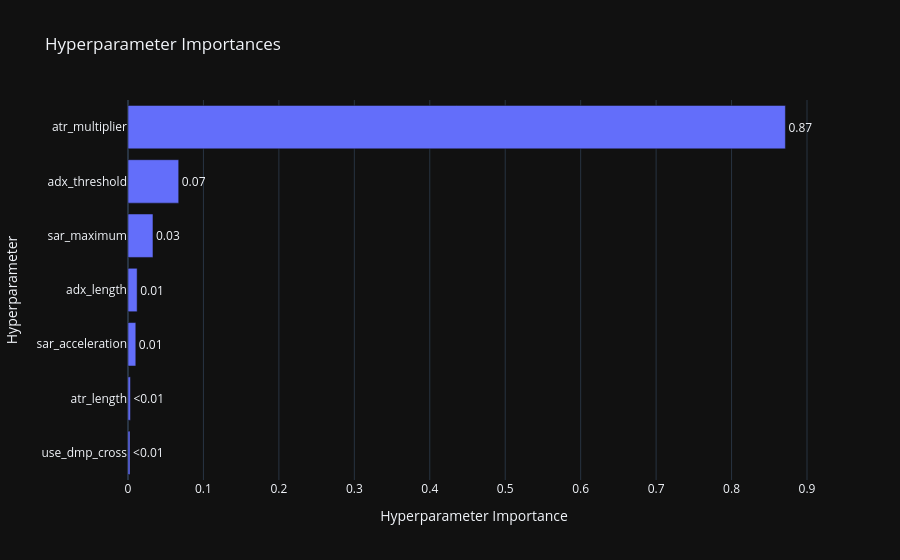

Notebook code for this chart:
### Markdown cell above
Visualization

### Code cell
fig = optuna.visualization.plot_param_importances(study)
show(fig)

# fig2 = optuna.visualization.plot_slice(study, params=best_params.keys())
# show(fig2)

### Figure 1 — Plotly figure (JSON) as saved in the notebook; plotly's stock layout.template omitted (floating-point values rounded to 4 significant figures)
{"data": [{"cliponaxis": false, "hovertemplate": ["use_dmp_cross (CategoricalDistribution): 0.0026909387489203744<extra></extra>", "atr_length (IntDistribution): 0.003173451505334632<extra></extra>", "sar_acceleration (FloatDistribution): 0.010350438918454934<extra></extra>", "adx_length (IntDistribution): 0.012102066247184786<extra></extra>", "sar_maximum (FloatDistribution): 0.0331079407585722<extra></extra>", "adx_threshold (IntDistribution): 0.06721905416518431<extra></extra>", "atr_multiplier (FloatDistribution): 0.8713561096563488<extra></extra>"], "name": "Objective Value", "orientation": "h", "text": ["<0.01", "<0.01", "0.01", "0.01", "0.03", "0.07", "0.87"], "textposition": "outside", "x": [0.002691, 0.003173, 0.01035, 0.0121, 0.03311, 0.06722, 0.8714], "y": ["use_dmp_cross", "atr_length", "sar_acceleration", "adx_length", "sar_maximum", "adx_threshold", "atr_multiplier"], "type": "bar"}], "layout": {"title": {"text": "Hyperparameter Importances"}, "xaxis": {"title": {"text": "Hyperparameter Importance"}}, "yaxis": {"title": {"text": "Hyperparameter"}}}}
